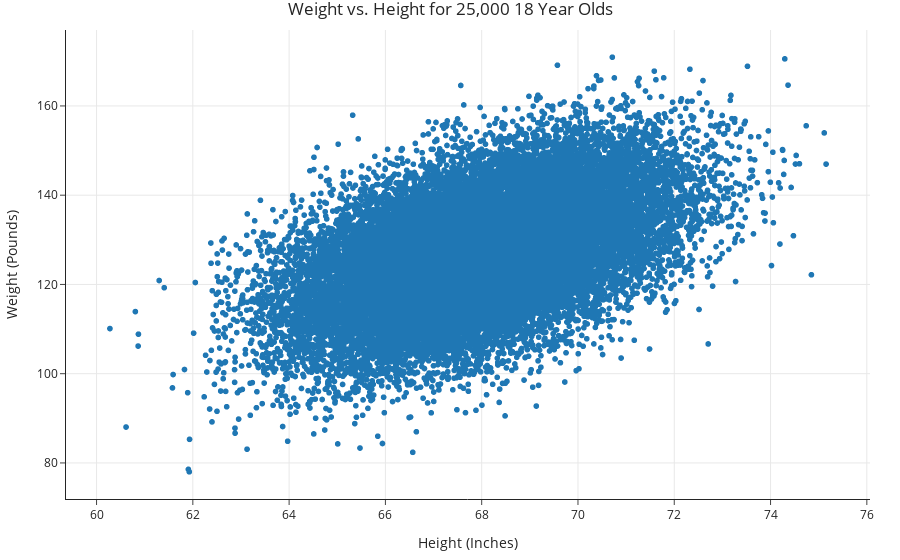

This figure's notebook cell:
### Code cell
people.plot(kind='scatter', x='Height (Inches)', y='Weight (Pounds)', 
            title='Weight vs. Height for 25,000 18 Year Olds')

### Figure 1 — Plotly figure (JSON) as saved in the notebook; plotly's stock layout.template omitted (floating-point values rounded to 4 significant figures; data arrays with more than 128 entries replaced by an {"elided": "..."} marker saying what was removed)
{"data": [{"hovertemplate": "Height (Inches)=%{x}<br>Weight (Pounds)=%{y}<extra></extra>", "legendgroup": "", "marker": {"color": "#1F77B4", "symbol": "circle"}, "mode": "markers", "name": "", "showlegend": false, "type": "scattergl", "x": {"elided": "25000 float values"}, "xaxis": "x", "y": {"elided": "25000 float values"}, "yaxis": "y"}], "layout": {"autosize": true, "legend": {"tracegroupgap": 0}, "title": {"text": "Weight vs. Height for 25,000 18 Year Olds"}, "xaxis": {"anchor": "y", "autorange": true, "domain": [0, 1], "range": [59.39, 76.05], "title": {"text": "Height (Inches)"}, "type": "linear"}, "yaxis": {"anchor": "x", "autorange": true, "domain": [0, 1], "range": [71.21, 177.7], "title": {"text": "Weight (Pounds)"}, "type": "linear"}}}
